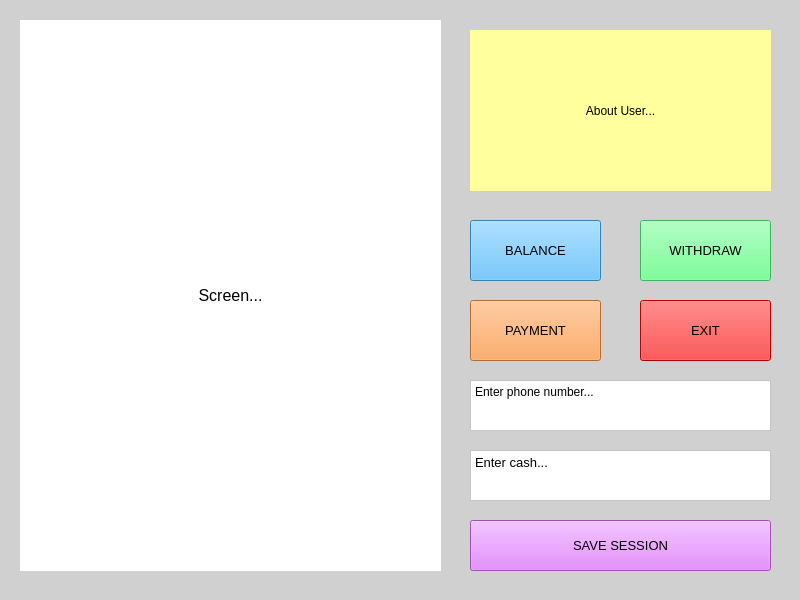
<?xml version="1.0" encoding="UTF-8"?>
<ui version="4.0">
 <class>Form</class>
 <widget class="QWidget" name="Form">
  <property name="geometry">
   <rect>
    <x>0</x>
    <y>0</y>
    <width>800</width>
    <height>600</height>
   </rect>
  </property>
  <property name="windowTitle">
   <string>Form</string>
  </property>
  <property name="styleSheet">
   <string notr="true">background-color: rgb(208, 208, 208);</string>
  </property>
  <widget class="QLabel" name="atm_screen_label">
   <property name="geometry">
    <rect>
     <x>20</x>
     <y>20</y>
     <width>421</width>
     <height>551</height>
    </rect>
   </property>
   <property name="font">
    <font>
     <pointsize>12</pointsize>
    </font>
   </property>
   <property name="styleSheet">
    <string notr="true">background-color: rgb(255, 255, 255);</string>
   </property>
   <property name="text">
    <string>Screen...</string>
   </property>
   <property name="alignment">
    <set>Qt::AlignCenter</set>
   </property>
  </widget>
  <widget class="QPushButton" name="balance_button">
   <property name="geometry">
    <rect>
     <x>470</x>
     <y>220</y>
     <width>131</width>
     <height>61</height>
    </rect>
   </property>
   <property name="font">
    <font>
     <pointsize>10</pointsize>
    </font>
   </property>
   <property name="styleSheet">
    <string notr="true">background-color: rgb(71, 184, 255);</string>
   </property>
   <property name="text">
    <string>BALANCE</string>
   </property>
  </widget>
  <widget class="QPushButton" name="withdraw_button">
   <property name="geometry">
    <rect>
     <x>640</x>
     <y>220</y>
     <width>131</width>
     <height>61</height>
    </rect>
   </property>
   <property name="font">
    <font>
     <pointsize>10</pointsize>
    </font>
   </property>
   <property name="styleSheet">
    <string notr="true">background-color: rgb(85, 255, 127);</string>
   </property>
   <property name="text">
    <string>WITHDRAW</string>
   </property>
  </widget>
  <widget class="QPushButton" name="payment_button">
   <property name="geometry">
    <rect>
     <x>470</x>
     <y>300</y>
     <width>131</width>
     <height>61</height>
    </rect>
   </property>
   <property name="font">
    <font>
     <pointsize>10</pointsize>
    </font>
   </property>
   <property name="styleSheet">
    <string notr="true">background-color: rgb(255, 150, 64);</string>
   </property>
   <property name="text">
    <string>PAYMENT</string>
   </property>
  </widget>
  <widget class="QPushButton" name="exit_button">
   <property name="geometry">
    <rect>
     <x>640</x>
     <y>300</y>
     <width>131</width>
     <height>61</height>
    </rect>
   </property>
   <property name="font">
    <font>
     <pointsize>10</pointsize>
    </font>
   </property>
   <property name="styleSheet">
    <string notr="true">background-color: rgb(255, 0, 0);</string>
   </property>
   <property name="text">
    <string>EXIT</string>
   </property>
  </widget>
  <widget class="QLabel" name="about_user_label">
   <property name="geometry">
    <rect>
     <x>470</x>
     <y>30</y>
     <width>301</width>
     <height>161</height>
    </rect>
   </property>
   <property name="font">
    <font>
     <pointsize>9</pointsize>
    </font>
   </property>
   <property name="styleSheet">
    <string notr="true">background-color: rgb(255, 255, 157);</string>
   </property>
   <property name="text">
    <string>About User...</string>
   </property>
   <property name="alignment">
    <set>Qt::AlignCenter</set>
   </property>
  </widget>
  <widget class="QPlainTextEdit" name="phone_edit">
   <property name="geometry">
    <rect>
     <x>470</x>
     <y>380</y>
     <width>301</width>
     <height>51</height>
    </rect>
   </property>
   <property name="styleSheet">
    <string notr="true">font: 10pt &quot;MS Shell Dlg 2&quot;;
background-color: rgb(255, 255, 255);</string>
   </property>
   <property name="plainText">
    <string>Enter phone number...</string>
   </property>
  </widget>
  <widget class="QPlainTextEdit" name="cash_edit">
   <property name="geometry">
    <rect>
     <x>470</x>
     <y>450</y>
     <width>301</width>
     <height>51</height>
    </rect>
   </property>
   <property name="font">
    <font>
     <pointsize>10</pointsize>
    </font>
   </property>
   <property name="styleSheet">
    <string notr="true">background-color: rgb(255, 255, 255);</string>
   </property>
   <property name="plainText">
    <string>Enter cash...</string>
   </property>
  </widget>
  <widget class="QPushButton" name="save_session_button">
   <property name="geometry">
    <rect>
     <x>470</x>
     <y>520</y>
     <width>301</width>
     <height>51</height>
    </rect>
   </property>
   <property name="font">
    <font>
     <pointsize>10</pointsize>
    </font>
   </property>
   <property name="styleSheet">
    <string notr="true">background-color: rgb(224, 110, 255);</string>
   </property>
   <property name="text">
    <string>SAVE SESSION</string>
   </property>
  </widget>
 </widget>
 <resources/>
 <connections/>
</ui>
